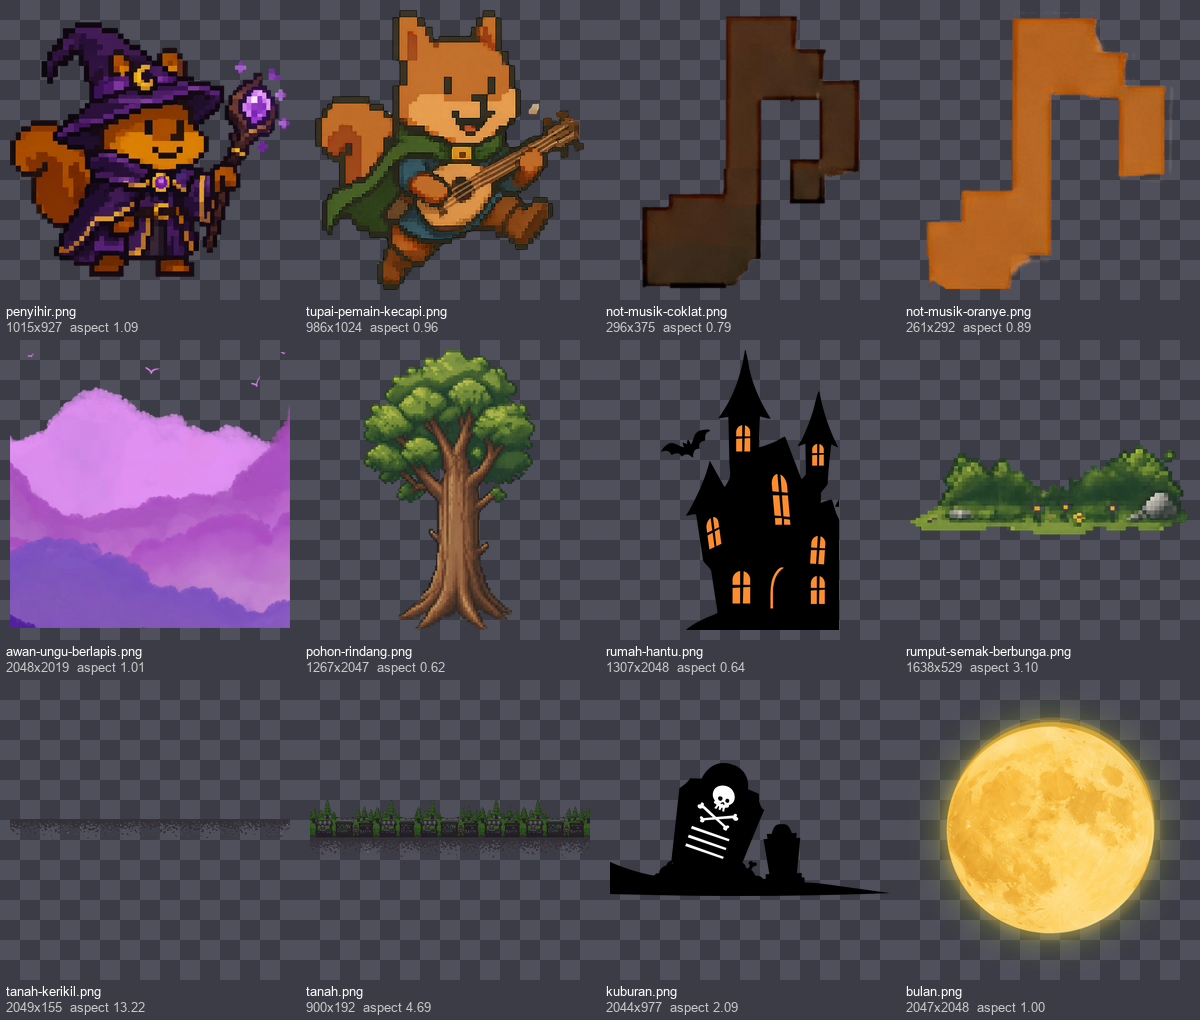

Write Python code to recreate this figure.
"""Contact sheet of the assets requested for the revised mockup, plus ground
candidates, with their trimmed sizes, so composition decisions use real shapes."""

import os

from PIL import Image, ImageDraw, ImageFont

ROOT = r"D:\GIK-INTERN\PJS_13_Asset\pjs13"
OUT = r"D:\NGODING\spicy-lyrics\tools\halloween-brief\contact_sheet.png"

FILES = [
    "pustaka/tokoh/penyihir.png",
    "pustaka/tokoh/tupai-pemain-kecapi.png",
    "pustaka/hiasan/not-musik-coklat.png",
    "pustaka/hiasan/not-musik-oranye.png",
    "pustaka/adegan/awan-ungu-berlapis.png",
    "pustaka/adegan/pohon-rindang.png",
    "pustaka/adegan/rumah-hantu.png",
    "pustaka/adegan/rumput-semak-berbunga.png",
    "pustaka/adegan/tanah-kerikil.png",
    "tanah.png",
    "pustaka/adegan/kuburan.png",
    "pustaka/adegan/bulan.png",
]

CELL = 300
cols = 4
rows = (len(FILES) + cols - 1) // cols
sheet = Image.new("RGB", (cols * CELL, rows * (CELL + 40)), (60, 60, 70))
d = ImageDraw.Draw(sheet)
try:
    font = ImageFont.truetype("arial.ttf", 13)
except OSError:
    font = ImageFont.load_default()

for i, rel in enumerate(FILES):
    path = os.path.join(ROOT, rel)
    im = Image.open(path).convert("RGBA")
    bbox = im.getchannel("A").getbbox() or (0, 0, *im.size)
    im = im.crop(bbox)
    w, h = im.size
    s = min((CELL - 20) / w, (CELL - 20) / h)
    thumb = im.resize((max(1, int(w * s)), max(1, int(h * s))), Image.LANCZOS)
    cx, cy = (i % cols) * CELL, (i // cols) * (CELL + 40)
    # Checkerboard so transparency is visible.
    for yy in range(0, CELL, 20):
        for xx in range(0, CELL, 20):
            if (xx // 20 + yy // 20) % 2:
                d.rectangle([cx + xx, cy + yy, cx + xx + 19, cy + yy + 19], fill=(80, 80, 92))
    sheet.paste(thumb, (cx + (CELL - thumb.width) // 2, cy + (CELL - thumb.height) // 2), thumb)
    d.text((cx + 6, cy + CELL + 4), os.path.basename(rel), fill="white", font=font)
    d.text((cx + 6, cy + CELL + 20), f"{w}x{h}  aspect {w / h:.2f}", fill=(200, 200, 200), font=font)
    print(f"{os.path.basename(rel):28} trimmed {w}x{h}  aspect {w / h:.2f}")

sheet.save(OUT)
print("wrote", OUT)
